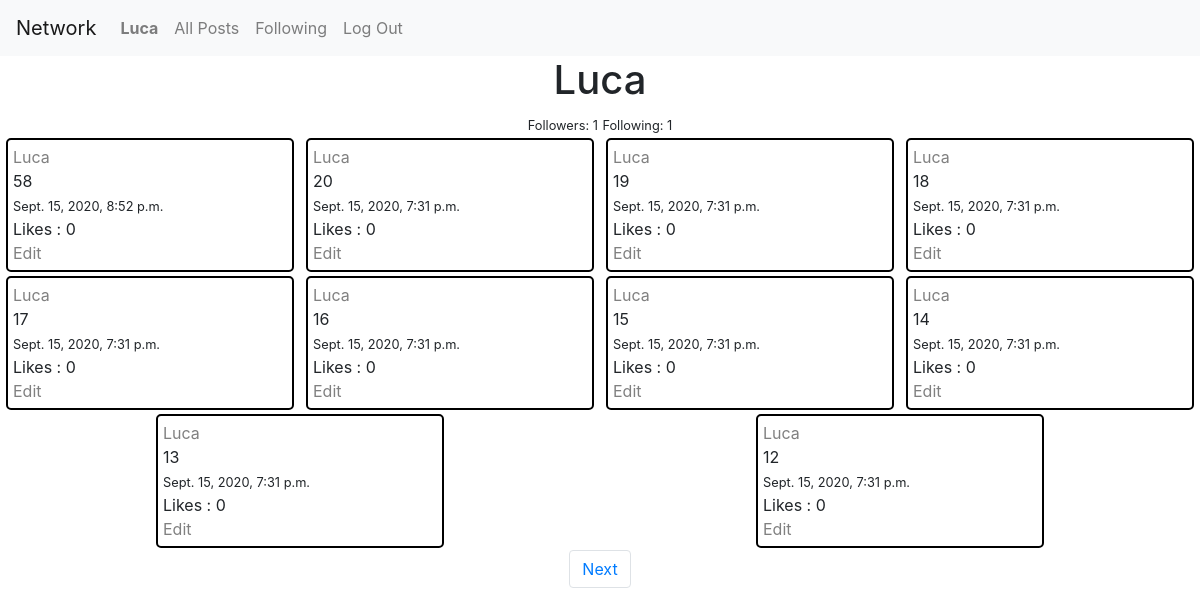
Before: /post/Luca (signed in) with the older database file.
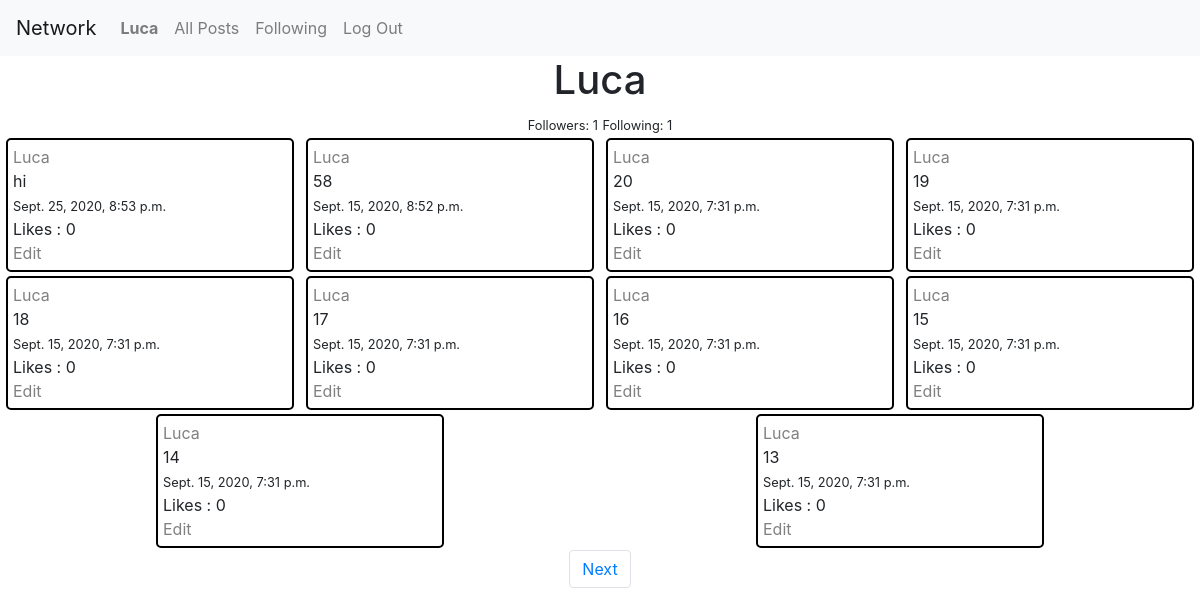
After: the same page with the newer database file.
### network/models.py (models this page shows, shortened)
class Post(models.Model):
    user = models.CharField(max_length=64)
    post = models.TextField()
    timestamp = models.DateTimeField(default=datetime.now, blank=True)
    like = models.ManyToManyField(User, related_name='like', blank=True, null=True)
    liked = models.BooleanField(default=False)

### network/views.py (the view)
# urls.py: path("post/<str:username>", views.user, name="user"),
@login_required
def user(request, username):
    p = Post.objects.filter(user=username).order_by("-timestamp")
    post = Paginator(p, 10)
    if request.GET.get('page') == None:
        posts = post.page(1)
    else:
        try:
            posts = post.page(request.GET.get('page'))
        except:
            posts = post.page(1)
    id = User.objects.get(username=username)
    current_user = request.user.username
    following = Follow.objects.filter(user=id.id).count()
    followers = Follow.objects.filter(following=id.id).count()
    if request.method == "POST":
        try:
            f = Follow.objects.get(user=User.objects.get(username=current_user), following=User.objects.get(username= username))
            f.delete()
            status = 'Follow'
            following = Follow.objects.filter(user=id.id).count()
            followers = Follow.objects.filter(following=id.id).count()
        except ObjectDoesNotExist:
            f = Follow.objects.create(user=User.objects.get(username=current_user), following=User.objects.get(username= username))
            f.save()
            status = 'Unfollow'
            following = Follow.objects.filter(user=id.id).count()
            followers = Follow.objects.filter(following=id.id).count()
        return render(request, "network/user.html", {'posts': posts, 'followers': followers, "following": following, 'username': username, 'status': status})
    else:
        try:
            f = Follow.objects.get(user=User.objects.get(username=current_user), following=User.objects.get(username= username))
            status = 'Unfollow'
        except ObjectDoesNotExist:
            status = 'Follow'
        return render(request, "network/user.html", {'posts': posts, 'followers': followers, "following": following, 'username': username, 'status': status})

### network/templates/network/user.html (shortened to what this page needs)
{% extends "network/layout.html" %}
{% load static %}
{% block body %}
<div class="head">
<h1>{{username}}</h1>
    <small> Followers: {{ followers }}</small>
    <small> Following: {{ following }}</small>
</div>
<div id="all">
    {% for post in posts %}
    <div id='post{{post.id}}' class="post" style="display:block;">
    {% if user.is_authenticated %}
    <a href="{% url 'user' post.user %}">{{ post.user }}</a><br>
    {% else %}
    <a href="{% url 'login' %}">{{ post.user }}</a><br>
    {% endif %}
    <div class="content" id='content2{{post.id}}'>{{ post.post }}</div>
    <small>{{ post.timestamp }}</small>
    <div id="likes{{post.id}}">Likes : {{ post.like.count }}</div>
    <div id="hide{{post.id}}">
        {% if request.user.username == post.user %}
            <a href="#" id="edit" data-post={{post.id}}>Edit</a>
        {% endif %}
        </div>
    </div>
    {% endfor %}
</div>
<nav aria-label="Page navigation example">
    <ul class="pagination justify-content-center">
      {% if posts.has_next %}
      <li class="page-item">
        <a class="page-link" href="{% url 'user' username %}?page={{posts.next_page_number}}">Next</a>
      </li>
      {% endif %}
    </ul>
  </nav>
{% endblock %}

Changed rows visible on the page:
no longer on this page (row unchanged): Post: user "Luca", post "12", timestamp "Sept. 15, 2020, 7:31 p.m.", like.count "0"
added Post: user "Luca", post "hi", timestamp "Sept. 25, 2020, 8:53 p.m.", like.count "0"
